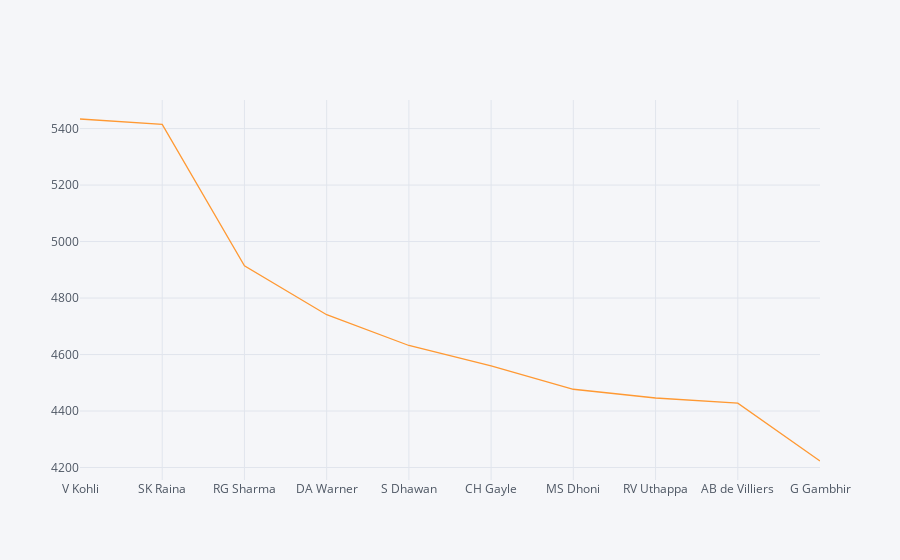

Notebook code cell kept with this figure:
### Code cell
runsDF['batsman_runs'].head(10).iplot()

### Figure 1 — Plotly figure (JSON) as saved in the notebook; plotly's stock layout.template omitted (floating-point values rounded to 4 significant figures)
{"data": [{"line": {"color": "rgba(255, 153, 51, 1.0)", "dash": "solid", "shape": "linear", "width": 1.3}, "mode": "lines", "name": "batsman_runs", "text": "", "type": "scatter", "x": ["V Kohli", "SK Raina", "RG Sharma", "DA Warner", "S Dhawan", "CH Gayle", "MS Dhoni", "RV Uthappa", "AB de Villiers", "G Gambhir"], "y": [5434, 5415, 4914, 4741, 4632, 4560, 4477, 4446, 4428, 4223]}], "layout": {"legend": {"bgcolor": "#F5F6F9", "font": {"color": "#4D5663"}}, "paper_bgcolor": "#F5F6F9", "plot_bgcolor": "#F5F6F9", "title": {"font": {"color": "#4D5663"}}, "xaxis": {"gridcolor": "#E1E5ED", "showgrid": true, "tickfont": {"color": "#4D5663"}, "title": {"font": {"color": "#4D5663"}, "text": ""}, "zerolinecolor": "#E1E5ED"}, "yaxis": {"gridcolor": "#E1E5ED", "showgrid": true, "tickfont": {"color": "#4D5663"}, "title": {"font": {"color": "#4D5663"}, "text": ""}, "zerolinecolor": "#E1E5ED"}}}
